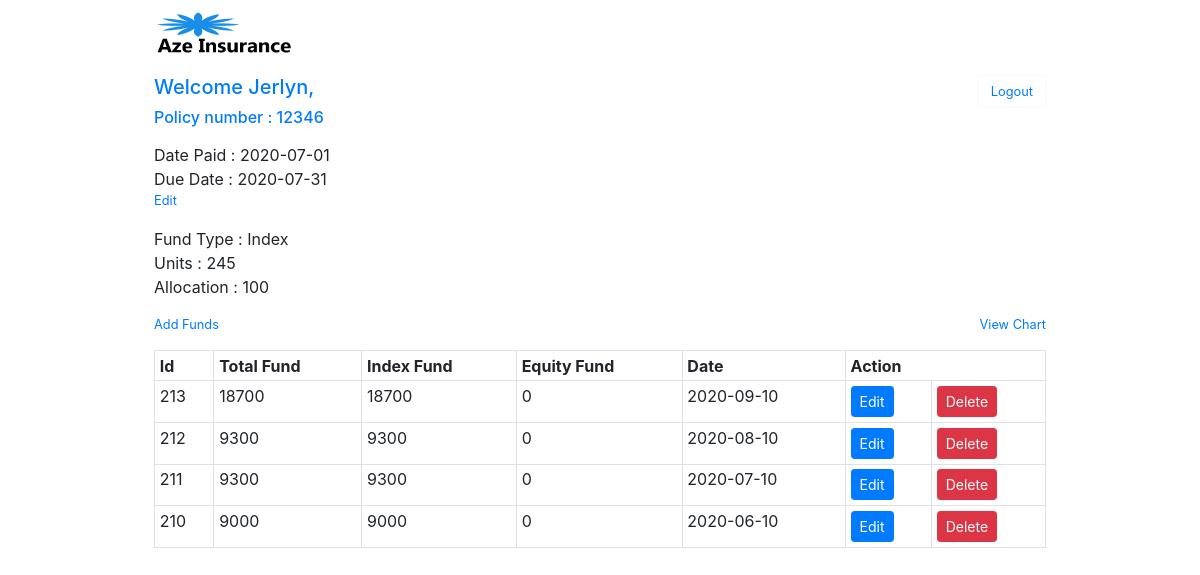
Page /FundsMonitoring/welcome.php (signed in) on the committed database.
### tables this page shows
CREATE TABLE `account` (
  `Id` int(11) NOT NULL,
  `Name` varchar(255) NOT NULL,
  `Middle_name` varchar(255) NOT NULL,
  `Last_name` varchar(255) NOT NULL,
  `Policy_number` int(11) NOT NULL,
  `User_name` varchar(255) NOT NULL,
  `Password` blob NOT NULL
);

CREATE TABLE `payment_details` (
  `Id` int(255) NOT NULL,
  `Policy_number` int(255) NOT NULL,
  `Date_paid` date NOT NULL,
  `Due_date` date NOT NULL
);

CREATE TABLE `fund_details` (
  `Fund_Id` int(11) NOT NULL,
  `Type` varchar(255) NOT NULL,
  `Policy_number` varchar(255) NOT NULL,
  `Units` float NOT NULL,
  `Allocation` int(11) NOT NULL
);

CREATE TABLE `historical` (
  `Counter` int(255) NOT NULL,
  `Policy_number` int(255) NOT NULL,
  `Total_fund` float NOT NULL,
  `Index_fund` float NOT NULL,
  `Equity_fund` float NOT NULL,
  `Asof` date NOT NULL,
  `Timestamp` date NOT NULL DEFAULT current_timestamp()
);

### FundsMonitoring/session.php (called while the page is built, shortened)
<?php
include('config.php');
if (!empty($_SESSION['login_user'])) {
   $user_check = $_SESSION['login_user'];
   $ses_sql = mysqli_query($conn,"SELECT `Policy_number` FROM `account` WHERE `User_name` = '$user_check' ");
   $row = mysqli_fetch_array($ses_sql,MYSQLI_ASSOC);
   $login_session = $row['Policy_number'];
}
else {
   header("location:Index.php");
}
?>

### FundsMonitoring/welcome.php (the view, shortened to what this page needs)
<?php
    include("config.php");
    include("session.php");
    include("bootstrap.php");
$sql = "SELECT `Name`,`Policy_number` FROM `account` WHERE `Policy_number` = '$login_session'";
        if($result = mysqli_query($conn, $sql)){
            if($row = mysqli_fetch_array($result)){
?>
<!DOCTYPE html>
<html>
    <head>
    </head>
<body>
    <div class="mx-auto w-75 p-1">
        <img src="image\logo.png" class="pb-1 mb-3 wellogo">
            <div class="row">
                <div class="col">
                    <h5 class="text-primary">Welcome <?php echo $row['Name'];?>,</h5>
                </div>
                <div class="col">
                    <a href="logout.php" class="btn text-primary btn-outline-light float-right"><small>Logout</small></a>
                </div>
            </div>
            <div class="row">
                <div class="col">
                    <h6 class="text-primary pb-2">Policy number : <?php echo $row['Policy_number'];}}?> </h6>
                </div>
            </div>
<?php
         $sql = "SELECT `Date_paid`,`Due_date` FROM `payment_details` WHERE `Policy_number` = '$login_session'";
            if($result = mysqli_query($conn, $sql)){
?>
                <div class="row">
                        <p class="col float-right">
                            Date Paid : <?php if($row = mysqli_fetch_array($result)){echo $dp = $row['Date_paid'];?><br>
                            Due Date  : <?php echo $dd = $row['Due_date'];}}?><br>
                            <small class="text-primary" data-toggle="modal" data-target="#editpaydate"> Edit </small><br>
                        </p>
                </div>
                <div class="row">
<?php
                    $sql = "SELECT `Type`, `Units`, `Allocation` FROM `fund_details` WHERE `Policy_number`= '$login_session'";
                            if($result = mysqli_query($conn, $sql)){
                                if(mysqli_num_rows($result) == 2){
                                    while($row = mysqli_fetch_array($result)){  ?>
                                        <p class="col float-right">
                                            Fund Type : <?php echo $t = $row['Type'];?> <br>
                                            Units : <?php echo $u = $row['Units'];?><br>
                                            Allocation : <?php echo $a = $row['Allocation'];?><br>
                                        </p>
<?php
                                        }}
                                else {
                                    while($row = mysqli_fetch_array($result)){  ?>
                                        <p class="col float-right">
                                            Fund Type : <?php echo $row['Type'];?> <br>
                                            Units : <?php echo $row['Units'];?><br>
                                            Allocation : <?php echo $row['Allocation'];
                                        }?>
                                        </p>
                    <?php }} ?>
                </div>
                <div class="row">
                    <div>
                        <p class="col">
                            <small class="text-primary addfundbutton" data-toggle="modal" data-target="#modaladdfund">
                                 Add Funds
                            </small>
                        </p>
                    </div>
                    <div class="col">
                            <a href= "chart.php"><small class=" text-primary float-right">View Chart</small></a>
                    </div>
                </div>
<?php
        $sql = "SELECT * FROM `historical` WHERE `Policy_number`= '$login_session' ORDER BY `Counter` DESC";
                if($result = mysqli_query($conn, $sql)){
?>                 <div class="table-responsive-sm tbody">
                        <table id="dtBasicExamples" class="table table-bordered table-sm table-hover" cellspacing="0" >
                        <?php
                            echo "<tr>";
                                echo "<th>Id</th>";
                                echo "<th>Total Fund</th>";
                                echo "<th>Index Fund</th>";
                                echo "<th>Equity Fund</th>";
                                echo "<th>Date</th>";
                                echo "<th colspan='2'>Action</th>";
                            echo "</tr>";
                        while($row = mysqli_fetch_array($result)){
                            echo "<tr>";
                                echo "<td>" . $row['Counter'] . "</td>";
                                echo "<td>" . $row['Total_fund'] . "</td>";
                                echo "<td>" . $row['Index_fund'] . "</td>";
                                echo "<td>" . $row['Equity_fund'] . "</td>";
                                echo "<td>" . $row['Asof'] . "</td>";
                                ?>
                                <td>
                                <button type="button" class="btn btn-primary btn-sm editbtn">Edit</button>
                                </td>
                                <td><a class="btn btn-danger btn-sm" href="process.php?deletefund=<?php echo $row['Counter'];?>">Delete</a></td>
                                <?php
                        }?>
                        </table>
                    </div>
                        ?><br><h6 class="text-danger"><?php echo "No records were found."; ?></h6> <?php
                }
            else {
                echo "ERROR: Could not able to execute $sql. " . mysqli_error($conn);
            }
 ?>
</div>
</body>
</html>

### FundsMonitoring/bootstrap.php (style rules this page uses)
.tbody { height:385px; overflow-y:auto; }
.wellogo { width:140px; height:55px; border:0; }
.addfundbutton { margin-bottom: 50px; padding-bottom: 50px; }

### rows in the picture
account: Name "Jerlyn", Policy_number "12346"
payment_details: Date_paid "2020-07-01", Due_date "2020-07-31"
fund_details: Type "Index", Units "245", Allocation "100"
historical: Counter "213", Total_fund "18700", Index_fund "18700", Equity_fund "0", Asof "2020-09-10"
historical: Counter "212", Total_fund "9300", Index_fund "9300", Equity_fund "0", Asof "2020-08-10"
historical: Counter "211", Total_fund "9300", Index_fund "9300", Equity_fund "0", Asof "2020-07-10"
historical: Counter "210", Total_fund "9000", Index_fund "9000", Equity_fund "0", Asof "2020-06-10"
